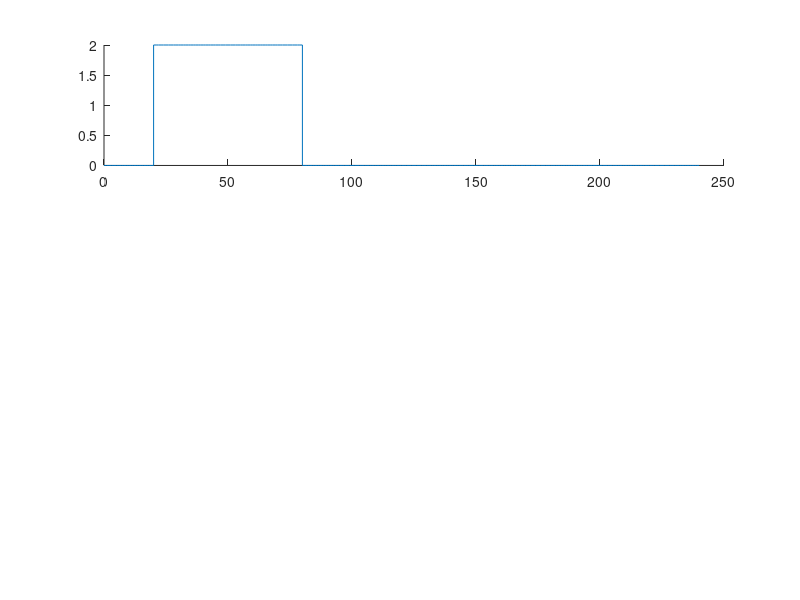

Reproduce this figure in MATLAB. (Note: this script raises an error after producing the figure.)
Q = 3;
R0 = 0.03;
R1 = 0.02;
C1 = 2000;
dt = 1;
inpulse = 2;

SOC_list = [0, 0.1, 0.2, 0.4, 0.6, 0.8, 1.0];
OCV_list = [3.00, 3.35, 3.50, 3.65, 3.78, 3.96, 4.20];

t = 0:dt:240;
I = zeros(size(t));
% 第20秒接通负载（放电为正），第80秒断开
I(t >= 20 & t < 80) = inpulse;

% 设置初始值
SOC = zeros(size(t));
SOC(1) = 0.8;
U_p = zeros(size(t));
U_p(1) = 0;
tau = R1 * C1;
alpha = exp(-dt / tau);

% 安时积分计算
for k = 1:numel(t) - 1
    SOC(k + 1) = SOC(k) - I(k) * dt / (3600 * Q);
    U_p(k + 1) = alpha * U_p(k) + (1 - alpha) * R1 * I(k);
end

% 通过插值函数拟合曲线，再输入SOC查表计算出OCV的值
OCV = interp1(SOC_list, OCV_list, SOC, "linear");
U_t = OCV - I * R0 - U_p;

subplot(3, 1, 1);
stairs(t, I, LineWidth=1.4);
ylabel('电流（A）');
grid on;

subplot(3, 1, 2);
plot(t, U_t, LineWidth=1.4);
hold on;
plot(t, OCV, '--', LineWidth=1.2);
hold off;
ylabel('电压（V）');
legend('端电压', '开路电压OCV', Location='best');
grid on;

subplot(3, 1, 3);
plot(t, SOC * 100, LineWidth=1.4);
ylabel('SOC（%）');
grid on;
